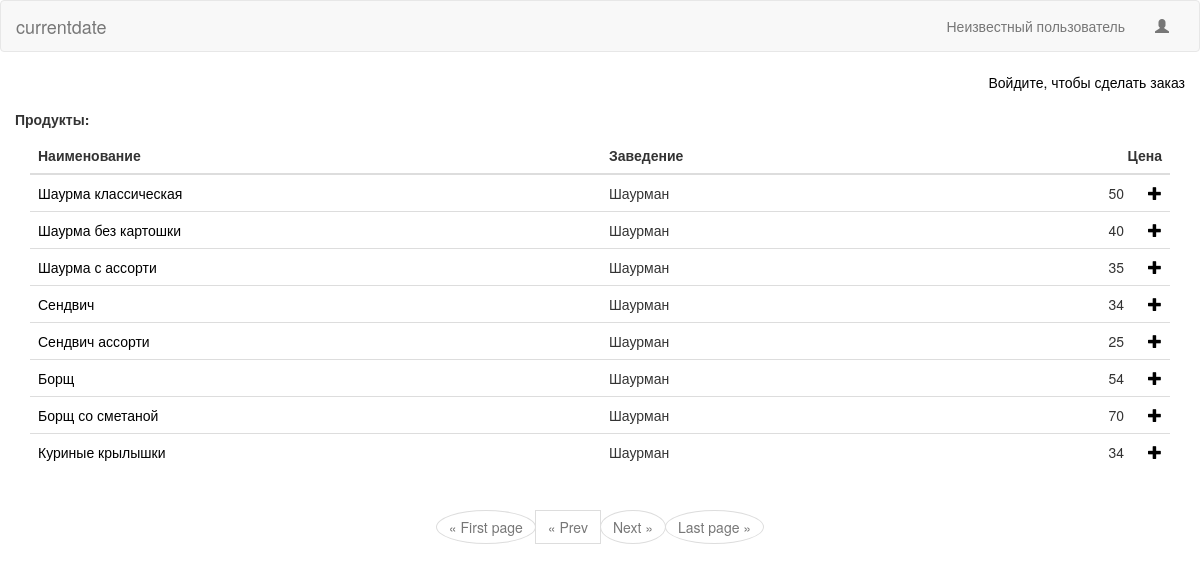
The page /catalog/?page=2 on the database as committed earlier.
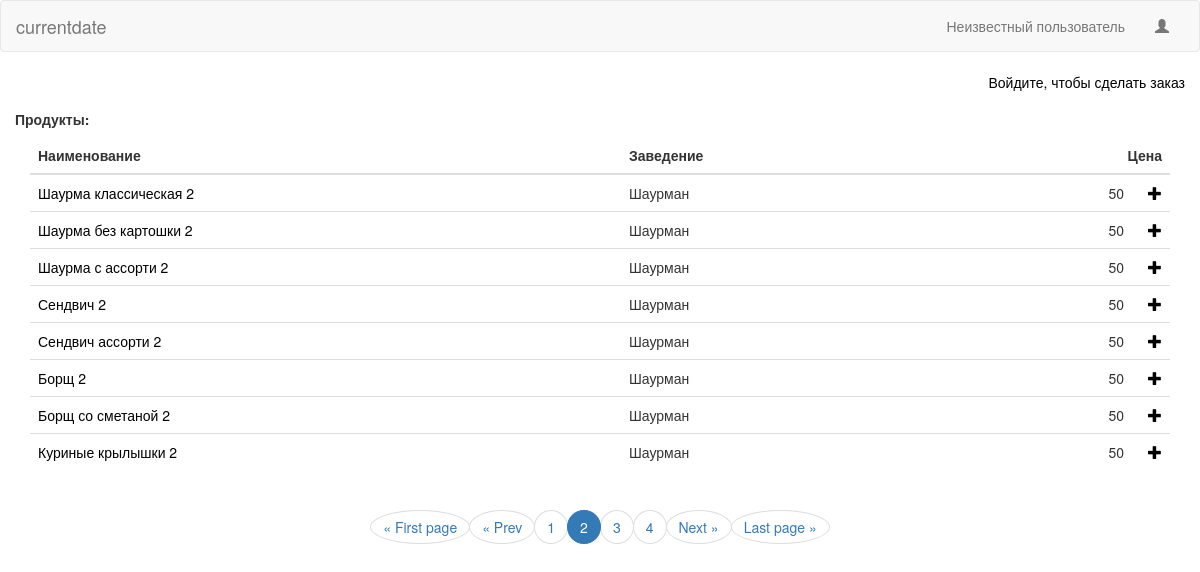
The same page on the database as committed later.
### catalog/models.py (models this page shows, shortened)
class Catalog(models.Model):
	name = models.CharField(max_length=150)
	place = models.CharField(max_length=150)
	price = models.IntegerField(default=0)

### catalog/views.py (the view)
def catalog_home(request):
	catalog_list = Catalog.objects.all()
	paginator = Paginator(catalog_list, 8)
	page = request.GET.get('page')
	try:
		catalog = paginator.page(page)
	except PageNotAnInteger:
		catalog = paginator.page(1)
	except EmptyPage:
		catalog = paginator.page(paginator.num_pages)
	if page == '1':
		return redirect('catalog:home', permanent=True)
	context = {
		'catalog': catalog,
	}
	return render(request, 'catalog/catalog.html', context)

### catalog/templates/catalog/catalog.html
{% extends 'base.html' %}
{% block content %}
  <div class="container-fluid ">
    <div class="row">
        <div class="col-lg-12"><p class="text-right"><a href="#"><span style="color: black">Войдите, чтобы сделать заказ</span></a></p></div>
        <div class="col-lg-12 "><h5 class="text-left "><b>Продукты:</b></h5></div>
    </div>
  </div>
	<div class="container">
<table class="table">
    <thead>
      <tr>
        <th>Наименование</th>
        <th>Заведение</th>
        <th class="price">Цена</th>
      </tr>
    </thead>
    <tbody>
    	{% for item in catalog %}
      <tr>
        <td><a style="color: black;" href="{% url 'catalog:detail' item.id %}">{{item.name}}</a></td>
        <td>{{item.place}}</td>
        <td class="word-spacing"S>{{item.price}} <a class="black" href="#"><span class="glyphicon glyphicon-plus"></span></a></td>
      </tr>
      	{% endfor %}
    </tbody>
  </table>
		</div>
  <div class="text-center">
    <ul class="pagination">
      {% if catalog.number > 1 %}
        <li><a style="border-radius: 50%" href="?page=1">&laquo; First page</a></li>
      {% else %}
        <li class="disabled"><a style="border-radius: 50%" href="">&laquo; First page</a></li>
      {% endif %}
      {% if catalog.has_previous %}
        <li><a style="border-radius: 50%" href="?page={{ catalog.previous_page_number }}">&laquo; Prev</a></li>
      {% else %}
        <li class="disabled"><a style="border-radius: 50% href="">&laquo; Prev</a></li>
      {% endif %}
      {% if catalog.number > 1 %}
        {% for page in catalog.paginator.page_range %}
          <li class="{% if catalog.number == page %}active{% endif %}"><a style="border-radius: 50%" href="?page={{ page }}">{{ page }}</a>
          </li>
          {% endfor %}
        {% endif %}
        {% if catalog.has_next %}
          <li><a style="border-radius: 50% " href="?page={{ catalog.next_page_number }}">Next &raquo;</a></li>
        {% else %}
          <li class="disabled"><a style="border-radius: 50%" href="">Next &raquo;</a></li>
        {% endif %}
        {% if catalog.number < catalog.paginator.num_pages %}
          <li><a style="border-radius: 50%" href="?page={{ catalog.paginator.num_pages }}">Last page &raquo;</a></li>
        {% else %}
          <li class="disabled"><a style="border-radius: 50%" href="">Last page &raquo;</a></li>
        {% endif %}
    </ul>
  </div>
{% endblock %}

Rows that differ between the two databases and show on the page:
no longer on this page (row unchanged): Catalog: name "Шаурма классическая", place "Шаурман", price "50"
no longer on this page (row unchanged): Catalog: name "Шаурма без картошки", place "Шаурман", price "40"
no longer on this page (row unchanged): Catalog: name "Шаурма с ассорти", place "Шаурман", price "35"
no longer on this page (row unchanged): Catalog: name "Сендвич", place "Шаурман", price "34"
no longer on this page (row unchanged): Catalog: name "Сендвич ассорти", place "Шаурман", price "25"
no longer on this page (row unchanged): Catalog: name "Борщ", place "Шаурман", price "54"
no longer on this page (row unchanged): Catalog: name "Борщ со сметаной", place "Шаурман", price "70"
no longer on this page (row unchanged): Catalog: name "Куриные крылышки", place "Шаурман", price "34"
added Catalog: name "Шаурма классическая 2", place "Шаурман", price "50"
added Catalog: name "Шаурма без картошки 2", place "Шаурман", price "50"
added Catalog: name "Шаурма с ассорти 2", place "Шаурман", price "50"
added Catalog: name "Сендвич 2", place "Шаурман", price "50"
added Catalog: name "Сендвич ассорти 2", place "Шаурман", price "50"
added Catalog: name "Борщ 2", place "Шаурман", price "50"
added Catalog: name "Борщ со сметаной 2", place "Шаурман", price "50"
added Catalog: name "Куриные крылышки 2", place "Шаурман", price "50"
Other text that changed with them:
new list line: "1"
new list line: "2"
new list line: "3"
new list line: "4"
